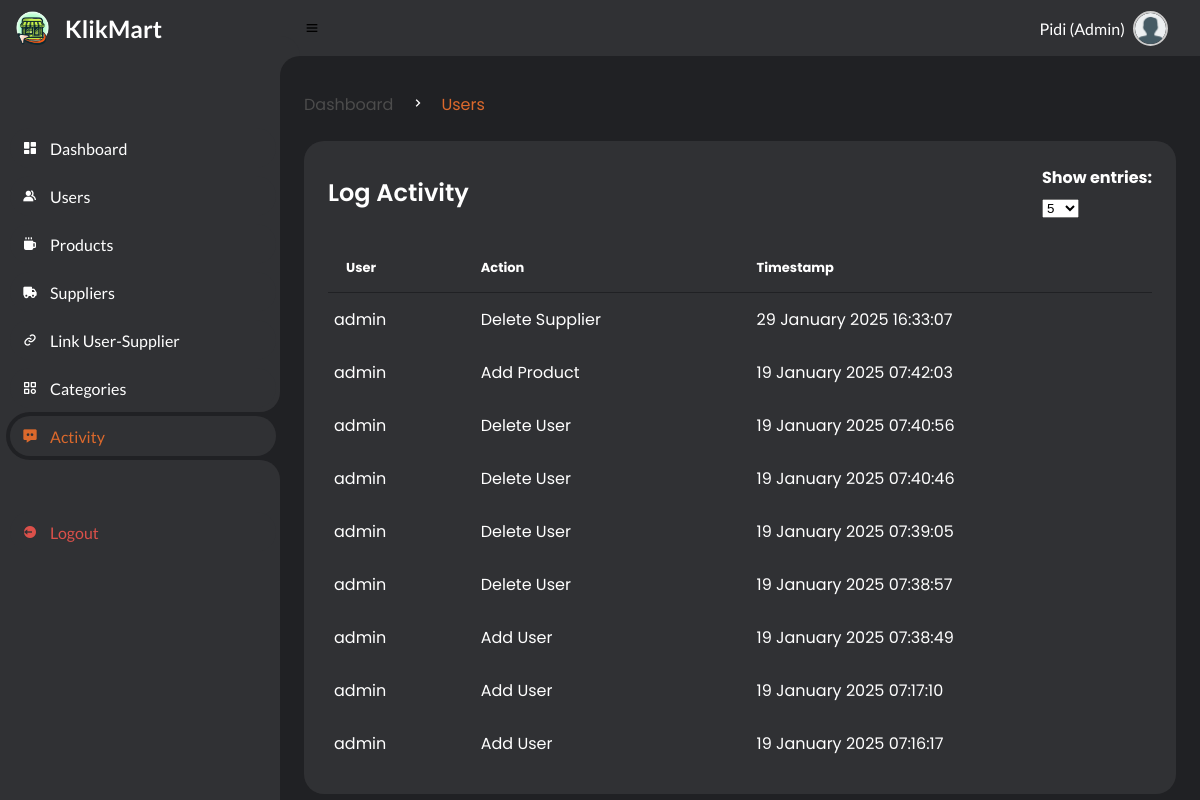
Screenshot of /pages/activity.php (signed in) with the database file from the repository.
### tables this page shows
CREATE TABLE `activity_log` (
  `id` int(11) NOT NULL,
  `timestamp` timestamp NOT NULL DEFAULT current_timestamp(),
  `username` varchar(255) DEFAULT NULL,
  `action` varchar(255) DEFAULT NULL,
  `product_id` int(11) DEFAULT NULL,
  `product_name` varchar(255) DEFAULT NULL
);

### pages/activity.php (the view, shortened to what this page needs)
<?php
include '../layout/header.php';
$query = "SELECT * FROM activity_log ORDER BY timestamp DESC";
$result = $conn->query($query);
?>
<section id="content">
        <main>
            <div class="head-title">
                <div class="left">
                    <ul class="breadcrumb">
                        <li>
                            <a href="#">Dashboard</a>
                        </li>
                        <li><i class='bx bx-chevron-right'></i></li>
                        <li>
                            <a class="active" href="#">Users</a>
                        </li>
                    </ul>
                </div>
                </div>
            <div class="table-data">
            <div class="order">
                <div class="head">
                    <h3>Log Activity</h3>
                    <div>
                        <label for="entries">Show entries:</label>
                        <select id="entries" class="form-select-custom" onchange="showEntries()">
                            <option value="5">5</option>
                        </select>
                    </div>
                </div>
                <table id="reportTable">
                    <thead>
                    <th>User</th>
                    <th>Action</th>
                    <th>Timestamp</th>
                    </thead>
                    <tbody>
        <?php while ($row = $result->fetch_assoc()): ?>
            <tr>
                <td><?php echo $row['username']; ?></td>
                <td><?php echo $row['action']; ?></td>
                <td><?php echo date('d F Y H:i:s', strtotime($row['timestamp'])); ?></td>
            </tr>
        <?php endwhile; ?>
            </table>
            </div>
        </div>
            </main>

### layout/header.php (shortened to what this page needs)
<!DOCTYPE html>
<html lang="en">
<head>
    <link href='https://unpkg.com/boxicons@2.0.9/css/boxicons.min.css' rel='stylesheet'>
    <link rel="stylesheet" href="../style/style.css">
</head>
<body>
    <section id="sidebar">
        <a href="dashboard.php" class="brand">
            <img src="../img/logo_mini.png" width="35px" height="35px"  alt="logo" class="logo">
            <span class="text">KlikMart</span>
        </a>
        <ul class="side-menu top">
        <?php if ($_SESSION['level'] == "owner" || $_SESSION['level'] == "admin") : ?>
            <li>
                <a href="dashboard.php">
                    <i class='bx bxs-dashboard'></i>
                    <span class="text">Dashboard</span>
                </a>
            </li>
            <?php endif; ?>
            <?php if ($_SESSION['level'] == "owner" || $_SESSION['level'] == "admin") : ?>
            <li>
                <a href="./user.php" class="nav-link">
                    <i class='bx bxs-group'></i>
                    <span class="text">Users</span>
                </a>
            </li>
            <?php endif; ?>
            <li>
                <a href="./products.php">
                    <i class='bx bxs-coffee'></i>
                    <span class="text">Products</span>
                </a>
            </li>
            <?php if ($_SESSION['level'] == "owner" || $_SESSION['level'] == "admin") : ?>
<li>
    <a href="./supplier.php">
        <i class='bx bxs-truck'></i>
        <span class="text">Suppliers</span>
    </a>
</li>
<?php endif; ?>
            <?php if ($_SESSION['level'] == "admin") : ?>
            <li>
                <a href="./link-user-supplier.php">
                    <i class='bx bx-link'></i>
                    <span class="text">Link User-Supplier</span>
                </a>
            </li>
            <?php endif; ?>
            <?php if ($_SESSION['level'] == "admin") : ?>
            <li>
                <a href="./manage-categories.php">
                    <i class='bx bx-category'></i>
                    <span class="text">Categories</span>
                </a>
            </li>
            <li>
                <a href="./activity.php">
                    <i class='bx bxs-message-dots'></i>
                    <span class="text">Activity</span>
                </a>
            </li>
            <?php endif; ?>
        </ul>
        <ul class="side-menu">
            <li>
                <a href="../db/db-logout.php" class="logout">
                    <i class='bx bxs-log-out-circle'></i>
                    <span class="text">Logout</span>
                </a>
            </li>
        </ul>
    </section>
    <section id="content">
        <nav>
            <i class='bx bx-menu'></i>
            <div class="user-info">
                <a href="#" class="d-block"><?= $_SESSION['nama']; ?></a>
                <img src="../img/user.png" alt="Profile Picture" class="profile-picture">
            </div>
        </nav>
    </section>
</body>
</html>

### style/style.css (style rules this page uses)
* { margin: 0; padding: 0; box-sizing: border-box; }
a { text-decoration: none; }
li { list-style: none; }
:root { --light: #303134; --oren: #DC692C; --link: #CFE8FF; --grey: #202124; --dark-grey: #4C4C4C; --dark: #ffffff; --red: #DB504A; --yellow: #ffffff; --light-yellow: #a88d32; --orange: #FD7238; --light-orange: #FFE0D3; }
html { overflow-x: hidden; }
body { background: var(--grey); overflow-x: hidden; }
#sidebar { position: fixed; top: 0; left: 0; width: 280px; height: 100%; background: var(--light); z-index: 2000; font-family: 'Lato', sans-serif; transition: .3s ease; overflow-x: hidden; scrollbar-width: none; }
#sidebar .brand { font-size: 24px; font-weight: 700; height: 56px; display: flex; align-items: center; color: var(--yellow); position: sticky; top: 0; left: 0; background: var(--light); z-index: 500; padding-bottom: 20px; box-sizing: content-box; }
#sidebar .side-menu { width: 100%; margin-top: 48px; }
#sidebar .side-menu li { height: 48px; background: transparent; margin-left: 6px; border-radius: 48px 0 0 48px; padding: 4px; }
#sidebar .side-menu li.active { background: var(--grey); position: relative; }
#sidebar .side-menu li.active::before { content: ''; position: absolute; width: 40px; height: 40px; border-radius: 50%; top: -40px; right: 0; box-shadow: 20px 20px 0 var(--grey); z-index: -1; }
#sidebar .side-menu li.active::after { content: ''; position: absolute; width: 40px; height: 40px; border-radius: 50%; bottom: -40px; right: 0; box-shadow: 20px -20px 0 var(--grey); z-index: -1; }
#sidebar .side-menu li a { width: 100%; height: 100%; background: var(--light); display: flex; align-items: center; border-radius: 48px; font-size: 16px; color: var(--dark); white-space: nowrap; overflow-x: hidden; }
#sidebar .side-menu.top li.active a { color: var(--oren); }
#sidebar .side-menu li a.logout { color: var(--red); }
#sidebar .side-menu li a .bx { min-width: calc(60px - ((4px + 6px) * 2)); display: flex; justify-content: center; }
#content { position: relative; width: calc(100% - 280px); left: 280px; transition: .3s ease; }
#content nav { height: 56px; background: var(--light); padding: 0 24px; display: flex; align-items: center; grid-gap: 24px; font-family: 'Lato', sans-serif; position: sticky; top: 0; left: 0; z-index: 1000; }
#content nav::before { content: ''; position: absolute; width: 40px; height: 40px; bottom: -40px; left: 0; border-radius: 50%; box-shadow: -20px -20px 0 var(--light); }
#content nav a { color: var(--dark); }
#content main { width: 100%; padding: 36px 24px; font-family: 'Poppins', sans-serif; max-height: calc(100vh - 56px); overflow-y: auto; }
#content main .head-title { display: flex; align-items: center; justify-content: space-between; grid-gap: 16px; flex-wrap: wrap; }
#content main .head-title .left .breadcrumb { display: flex; align-items: center; grid-gap: 16px; }
#content main .head-title .left .breadcrumb li { color: var(--dark); }
#content main .head-title .left .breadcrumb li a { color: var(--dark-grey); pointer-events: none; }
#content main .head-title .left .breadcrumb li a.active { color: var(--oren); pointer-events: unset; }
#content main .table-data { display: flex; flex-wrap: wrap; grid-gap: 24px; margin-top: 24px; width: 100%; color: var(--dark); }
#content main .table-data > div { border-radius: 20px; background: var(--light); padding: 24px; overflow-x: auto; }
#content main .table-data .head { display: flex; align-items: center; grid-gap: 16px; margin-bottom: 24px; }
#content main .table-data .head h3 { margin-right: auto; font-size: 24px; font-weight: 600; }
#content main .table-data .order { flex-grow: 1; flex-basis: 500px; }
#content main .table-data .order table { width: 100%; border-collapse: collapse; }
#content main .table-data .order table th { padding-bottom: 12px; font-size: 13px; text-align: left; border-bottom: 1px solid var(--grey); }
#content main .table-data .order table td { padding: 16px 0; }
#content main .table-data .order table tr td:first-child { display: flex; align-items: center; grid-gap: 12px; padding-left: 6px; }
label { display: block; margin-bottom: 5px; font-weight: bold; }
#content main .table-data .order table th, #content main .table-data .order table td { padding: 14px 18px; }

### rows the page displays
activity_log: username "admin", action "Delete Supplier", timestamp "29 January 2025 16:33:07"
activity_log: username "admin", action "Add Product", timestamp "19 January 2025 07:42:03"
activity_log: username "admin", action "Delete User", timestamp "19 January 2025 07:40:56"
activity_log: username "admin", action "Delete User", timestamp "19 January 2025 07:40:46"
activity_log: username "admin", action "Delete User", timestamp "19 January 2025 07:39:05"
activity_log: username "admin", action "Delete User", timestamp "19 January 2025 07:38:57"
activity_log: username "admin", action "Add User", timestamp "19 January 2025 07:38:49"
activity_log: username "admin", action "Add User", timestamp "19 January 2025 07:17:10"
activity_log: username "admin", action "Add User", timestamp "19 January 2025 07:16:17"

### other values shown
$_SESSION['nama'] "Pidi (Admin)"
